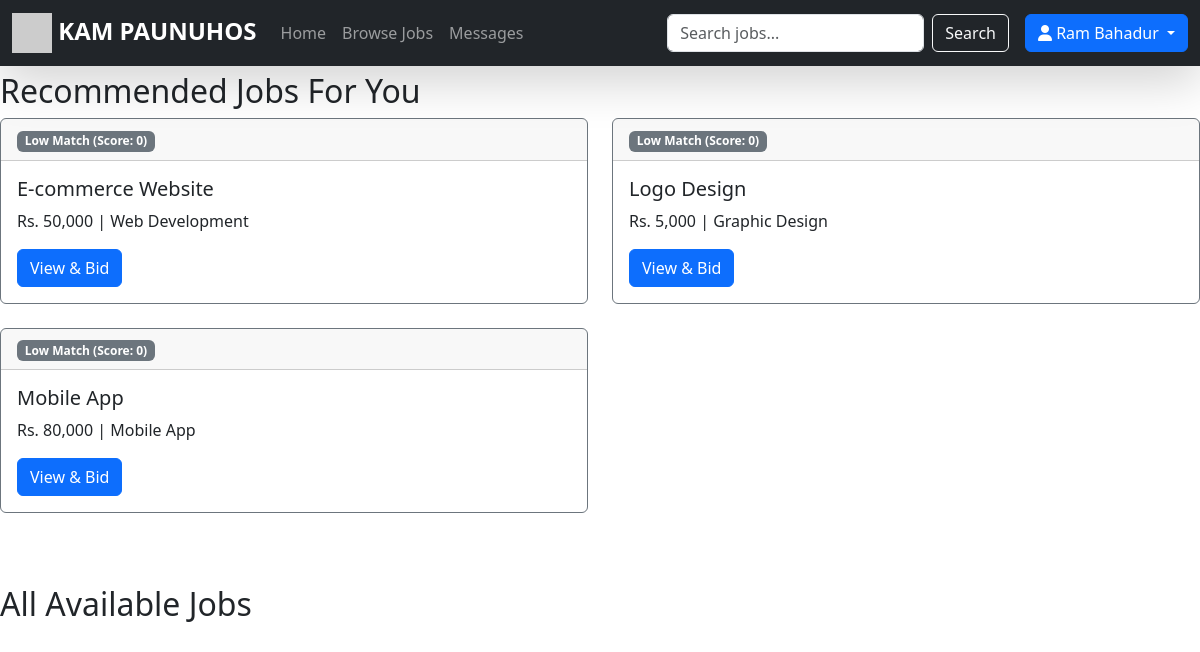
The app's page /dashboard/freelancer.php (signed in) with its own data.
### tables this page shows
CREATE TABLE jobs (
    id INT AUTO_INCREMENT PRIMARY KEY,
    title VARCHAR(200),
    description TEXT,
    budget DECIMAL(10,2),
    client_id INT,
    image VARCHAR(255),
    category VARCHAR(100),   
    status ENUM('open','awarded','completed') DEFAULT 'open',
    awarded_to INT NULL,
    created_at DATETIME DEFAULT CURRENT_TIMESTAMP,
    FOREIGN KEY (client_id) REFERENCES users(id) ON DELETE SET NULL
);

### recommend.php (called while the page is built, shortened)
<?php
function recommendJobs($conn, $freelancer_id) {
    $freelancer = $conn->query("SELECT skills FROM users WHERE id = $freelancer_id AND role='freelancer'")->fetch_assoc();
    $skills_raw = strtolower(trim($freelancer['skills']));
    $skills = array_map('trim', preg_split('/[\s,.;]+/', $skills_raw));
    $skills = array_filter($skills);
    $jobs_query = $conn->query("SELECT id, title, description, budget, category
                                FROM jobs WHERE status='open'
                                ORDER BY created_at DESC");
    $jobs = [];
    while ($row = $jobs_query->fetch_assoc()) {
        $jobs[] = $row;
    }
    $scored_jobs = [];
    foreach ($jobs as $job) {
        $score = 0;
        $job_text = strtolower($job['title'] . " " . $job['description'] . " " . $job['category']);
        $category_lower = strtolower($job['category']);
        $job_words = array_unique(preg_split('/[\s,.;]+/', strtolower($job_text)));
        $common = array_intersect($job_words, $skills);
        $score += count($common) * 5;
        $score = min(100, $score);
        $scored_jobs[] = [
            'job' => $job,
            'score' => $score,
            'match_level' => $score >= 60 ? 'High' : ($score >= 30 ? 'Medium' : 'Low'),
            'badge' => $score >= 60 ? 'bg-success' : ($score >= 30 ? 'bg-warning' : 'bg-secondary')
        ];
    }
    usort($scored_jobs, function($a, $b) {
        return $b['score'] <=> $a['score'];
    });
    return array_slice($scored_jobs, 0, 12);
}
?>

### dashboard/freelancer.php (the view, shortened to what this page needs)
<?php
include '../header.php';
$u = $_SESSION['user'];
include '../recommend.php';
$recommendations = recommendJobs($conn, $u['id']);
?>
<h2>Recommended Jobs For You</h2>
<div class="row">
    <?php foreach($recommendations as $rec): $j = $rec['job']; ?>
        <div class="col-md-6 mb-4">
            <div class="card border-<?php echo $rec['badge']=='bg-success'?'success':($rec['badge']=='bg-warning'?'warning':'secondary'); ?>">
                <div class="card-header">
                    <span class="badge <?php echo $rec['badge']; ?>">
                        <?php echo $rec['match_level']; ?> Match (Score: <?php echo $rec['score']; ?>)
                    </span>
                </div>
                <div class="card-body">
                    <h5><?php echo htmlspecialchars($j['title']); ?></h5>
                    <p>Rs. <?php echo number_format($j['budget']); ?> | <?php echo $j['category']; ?></p>
                    <a href="../jobs/job_details.php?id=<?php echo $j['id']; ?>" class="btn btn-primary">View & Bid</a>
                </div>
            </div>
        </div>
    <?php endforeach; ?>
</div>
<h2 class="mt-5">All Available Jobs</h2>

### header.php (shortened to what this page needs)
<!DOCTYPE html>
<html lang="en">
<head>
    <link href="https://cdn.jsdelivr.net/npm/bootstrap@5.3.3/dist/css/bootstrap.min.css" rel="stylesheet">
    <link rel="stylesheet" href="https://cdnjs.cloudflare.com/ajax/libs/font-awesome/6.6.0/css/all.min.css">
    <link rel="stylesheet" href="assets/css/style.css">
    <link rel="stylesheet" href="chatbot/style.css">
</head>
<body>
<nav class="navbar navbar-expand-lg navbar-dark bg-dark fixed-top shadow-lg">
    <div class="container-fluid">
        <a class="navbar-brand fw-bold fs-4" href="index.php">
            <img src="assets/images/logo.png" width="40" alt="Logo" onerror="this.src='https://via.placeholder.com/40'"> KAM PAUNUHOS
        </a>
        <div class="collapse navbar-collapse" id="navbarNav">
            <ul class="navbar-nav me-auto">
                <li class="nav-item"><a class="nav-link" href="index.php">Home</a></li>
                <li class="nav-item"><a class="nav-link" href="jobs/view_jobs.php">Browse Jobs</a></li>
                <li class="nav-item"><a class="nav-link" href="chat/chat.php">Messages</a></li>
            </ul>
            <form class="d-flex me-3" method="GET" action="index.php">
                <input class="form-control me-2" type="search" name="q" placeholder="Search jobs..." value="<?php echo htmlspecialchars($_GET['q']??''); ?>">
                <button class="btn btn-outline-light" type="submit">Search</button>
            </form>
            <?php if(isset($_SESSION['user'])): ?>
                <div class="dropdown">
                    <a class="btn btn-primary dropdown-toggle" data-bs-toggle="dropdown">
                        <i class="fas fa-user"></i> <?php echo htmlspecialchars($_SESSION['user']['name']); ?>
                    </a>
                </div>
            <?php else: ?>
                <a href="login.php" class="btn btn-outline-light me-2">Login</a>
                <a href="register.php" class="btn btn-warning">Register</a>
            <?php endif; ?>
        </div>
    </div>
</nav>
<div class="container mt-5 pt-4"></div>

### records on screen
jobs: match_level "Low", score "0", title "E-commerce Website", budget "50,000", category "Web Development"
jobs: match_level "Low", score "0", title "Logo Design", budget "5,000", category "Graphic Design"
jobs: match_level "Low", score "0", title "Mobile App", budget "80,000", category "Mobile App"

### other values on screen
$_SESSION['user']['name'] "Ram Bahadur"
